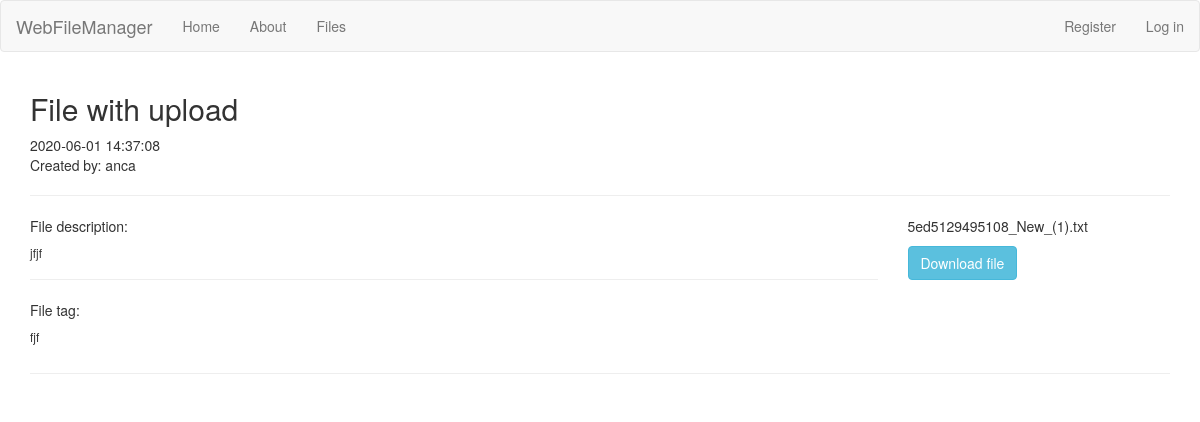
/files/28, run on the app's committed database.
### tables this page shows
CREATE TABLE `files` (
  `id` int(11) NOT NULL,
  `user_id` int(11) NOT NULL,
  `title` varchar(255) NOT NULL,
  `description` varchar(255) NOT NULL,
  `tag` varchar(255) NOT NULL,
  `attachment` varchar(255) NOT NULL,
  `created_at` timestamp NOT NULL DEFAULT CURRENT_TIMESTAMP,
  `updated_at` timestamp NULL DEFAULT NULL
);

CREATE TABLE `users` (
  `id` int(11) NOT NULL,
  `name` varchar(255) NOT NULL,
  `email` varchar(255) NOT NULL,
  `username` varchar(255) NOT NULL,
  `password` varchar(255) NOT NULL,
  `register_date` timestamp NOT NULL DEFAULT CURRENT_TIMESTAMP
);

### application/controllers/Files.php (called while the page is built, shortened)
<?php
class Files extends CI_Controller {
    public function view($id = NULL) {
        $data['file'] = $this->filesmodel->get_files($id);
        $data['title'] = $data['file']['title'];
        $this->load->view('templates/header');
        $this->load->view('files/view', $data);
        $this->load->view('templates/footer');
    }
}

### index.php (called while the page is built, shortened)
<?php
require_once BASEPATH.'core/CodeIgniter.php';

### application/models/FilesModel.php (called while the page is built, shortened)
<?php
class FilesModel extends CI_Model {
    public function get_files($id = NULL) {
        $this->db->select('files.id, files.title, files.description,
            files.attachment, files.created_at, files.user_id, files.tag, users.username');
        $this->db->order_by('files.id', 'DESC');
        $this->db->join('users', 'users.id = files.user_id');
        if(empty($id)) {
            $query = $this->db->get('files');
            return $query->result_array();
        }
        else {
            $query = $this->db->get_where('files', array('files.id' => $id));
            return $query->row_array();
        }
    }
}

### application/views/files/view.php (the view, shortened to what this page needs)
<h2>
    <?php
        echo $file['title'];
    ?>
</h2>
<?php
echo $file['created_at'];
?>
<p>
    Created by: <?php echo $file['username']; ?>
</p>
<hr>
<div class="file_details">
    <div class="row">
        <div class="col-md-9">
            <p>File description:</p>
            <h6>
                <?php
                echo $file['description'];
                ?>
            </h6>
            <?php if(!empty($file['tag'])) { ?>
                <hr>
                <p>File tag:</p>
                <h6>
                    <?php
                    echo $file['tag'];
                    ?>
                </h6>
            <?php } ?>
        </div>
        <?php
        if(!empty($file['attachment'])) {
            ?>
            <div class="col-md-3">
                <p><?php echo $file['attachment']; ?></p>
                <a href="<?php echo site_url() . 'assets/uploadedFiles/' . $file['attachment']; ?>" download class="btn btn-info">
                    Download file
                </a>
                <br/>
            </div>
        <?php } ?>
    </div>
</div>
<hr>

### data on the page
files: title "File with upload", created_at "2020-06-01 14:37:08", user.username "anca", description "jfjf", tag "fjf", attachment "5ed5129495108_New_(1).txt"
